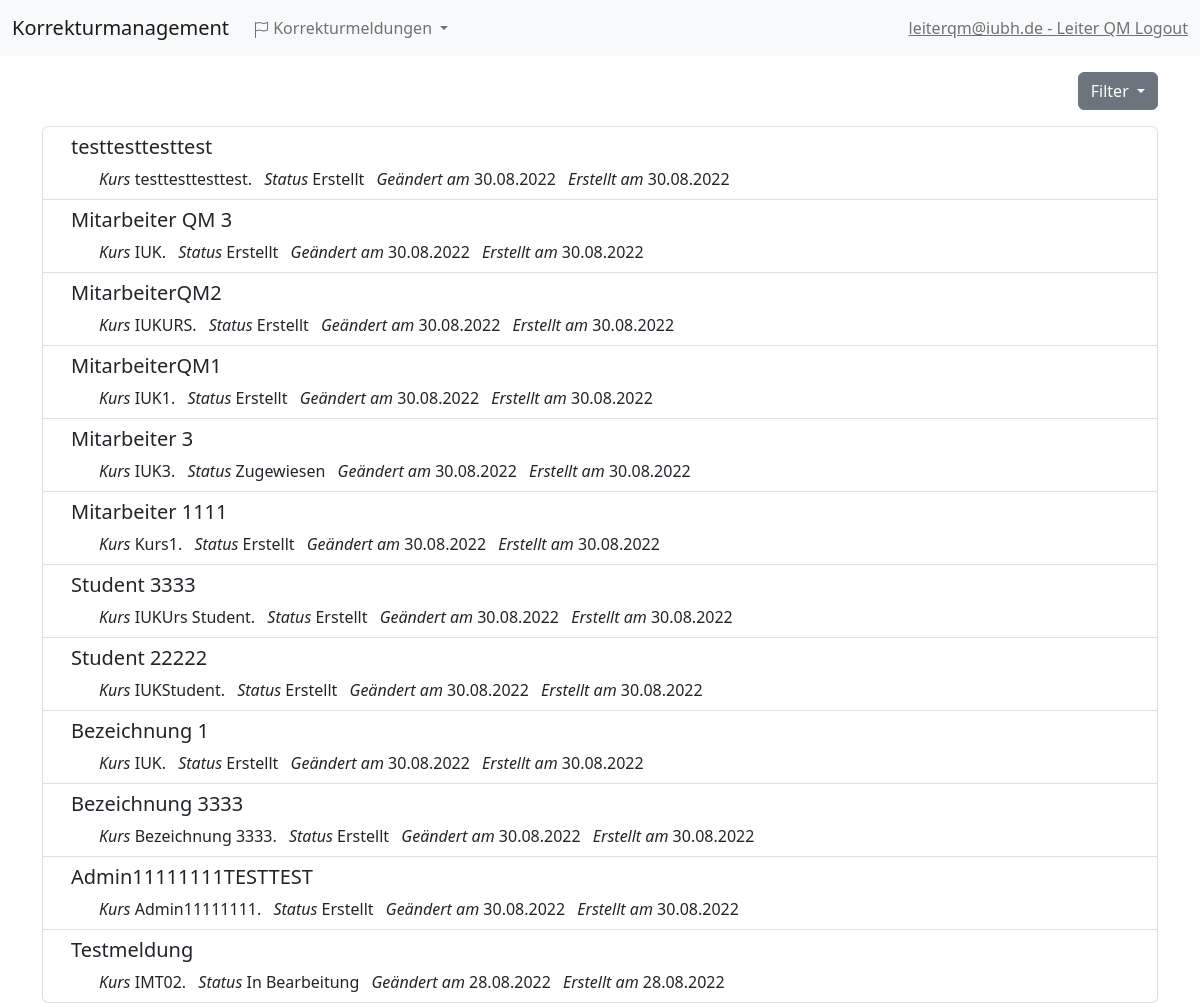
/reports/ (signed in), run on an earlier commit of the app's database.
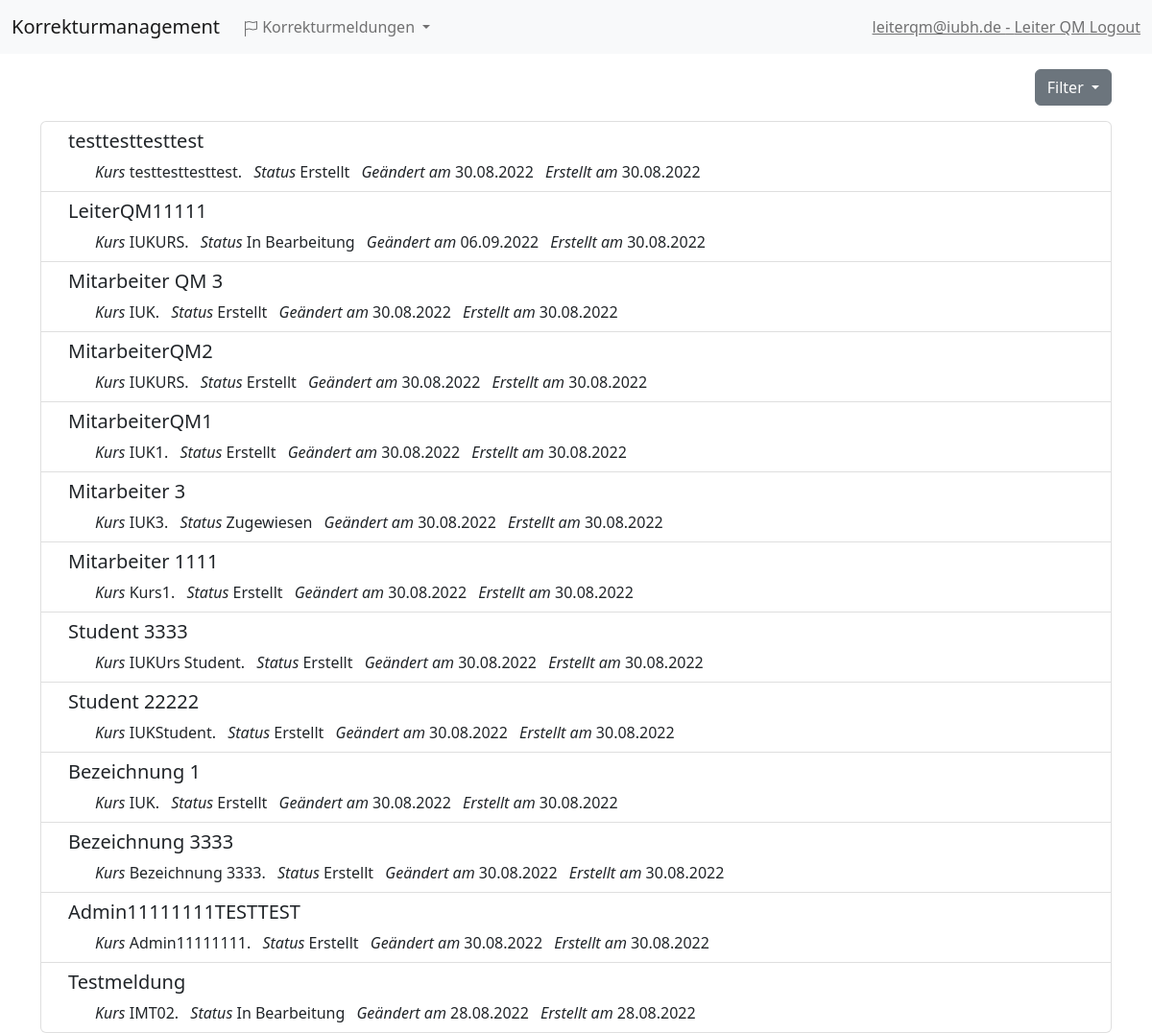
And on a later commit of the database.
### reporting_system/models.py (models this page shows, shortened)
class CorrectionReport(models.Model):
    class DocumentType(models.TextChoices):
        SCRIPT = 1, _('Skript')
        LITERATURE = 2, _('Literaturliste')
        ONLINE_TESTS = 3, _('Online Tests')
        EVALUATION = 4, _('Kursevaluation')
        EXAM = 5, _('Musterklausur')
        EXAM_SOLUTIONS = 6, _('Musterlösung')
        SLIDE_SET = 7, _('Foliensätze für Präsenzstudium')
        PODCAST = 8, _('Podcast')
        PRESENTATION = 9, _('Präsentation')
        INTERACTIVE_LECTURE = 10, _('Interaktive Lehrveranstaltung')
        TUTORIAL = 11, _('Tutorium')
        TUTORIAL_DOCUMENTS = 12, _('Dokumente Tutorium')
        REPETITORIUM = 13, _('Repetitorium')
        LEARNING_SPRINT = 14, _('Learning Sprint')
        WORKBOOK = 15, _('Workbook Aufgaben')
        BOOTCAMP = 16, _('Bootcamp')
        SHORTCAST = 17, _('Shortcast')
        LIVE_TUTORIAL = 18, _('Live-Tutorial')
        TASK = 19, _('Aufgabenstellung: Schriftliche Ausarbeitung')
        GALLERY = 20, _('Videogalerie')
        PRE_ASSESSMENT = 21, _('Pre-Assessment')
        OTHER = 22, _('Sonstige Dokumente')
    class ReportType(models.TextChoices):
        MISTAKE = 1, _('Fehler')
        CORRECTION = 2, _('Verbesserung')
        MISSPELLING = 3, _('Rechtschreibfehler')
    class ReportStatus(models.TextChoices):
        REPORTED = 1, _('Erstellt')
        ASSIGNED = 2, _('Zugewiesen')
        REJECTED = 3, _('Abgelehnt')
        IN_PROCESS = 4, _('In Bearbeitung')
        WAIT_FOR_FEEDBACK = 5, _('Warten auf Rückmeldung')
        COMPLETED = 6, _('Abgeschlossen')
        CHECKED = 7, _('Geprüft')
    title = models.CharField("Bezeichnung", max_length=254, blank=False, error_messages={
        'required': 'Bitte vergebe für deine Korrekturmeldung eine Bezeichnung.',
        'max_length': 'Die Bezeichnung darf maximal 254 Zeichen lang sein.'
    }, validators=[MinLengthValidator(10, message='Die Bezeichnung muss mindestens 10 Zeichen lang sein')])
    description = models.TextField("Beschreibung", blank=False)
    created_by = models.ForeignKey(settings.AUTH_USER_MODEL, on_delete=models.CASCADE, blank=True)
    assigned_to = models.ForeignKey(settings.AUTH_USER_MODEL, on_delete=models.CASCADE, blank=True, null=True, related_name="assignee")
    qm_manager = models.ForeignKey(settings.AUTH_USER_MODEL, on_delete=models.CASCADE, blank=True, null=True, related_name="qm_manager")
    created_at = models.DateTimeField(auto_now_add=True)
    assigned_at = models.DateTimeField(default=None, blank=True, null=True)
    edited_at = models.DateTimeField(auto_now=True)
    file_name = models.CharField("Dateiname", max_length=254, blank=True, null=True, error_messages={
        'max_length': 'Der Dateiname darf maximal 254 Zeichen lang sein.'
    }, validators=[MinLengthValidator(10, message='Der Dateiname muss mindestens 10 Zeichen lang sein.')])
    file = models.FileField("Datei", upload_to='%Y/%m/%d', blank=True, null=True)
    course = models.CharField("IU Kursbezeichnung", max_length=255, blank=False, error_messages={
        'max_length': 'Die IU Kursbezeichnung darf maximal 255 Zeichen lang sein.'
    })
    comment = models.TextField("Ablehnungs Grund", blank=True, null=True)
    report_status = models.CharField("Status der Korrekturmeldung", max_length=255, choices=ReportStatus.choices,
                                     default=ReportStatus.REPORTED, null=True, blank=True)
    report_type = models.CharField("Art der Korrekturmeldung", max_length=255, choices=ReportType.choices,
                                   default=ReportType.CORRECTION, null=True)
    document_type = models.CharField("Lehrmaterial", max_length=255, choices=DocumentType.choices,
                                     default=DocumentType.SCRIPT)

### reporting_system/views.py (the view)
# urls.py: path("", views.reports_all_view, name="reports"),
def reports_all_view(request):
    status_filter = request.GET.get('status_filter', 'open')
    ctx = {
        'reports': get_reports_role_based(request.user, request.role, status_filter),
    }
    return render(request, "reports.html", ctx)

### reporting_system/views.py (called while the page is built)
def get_reports_role_based(user, role, filter):
    filters = {
        'open': [1, 2, 4, 5, 7],
        'all': [1, 2, 3, 4, 5, 6, 7],
    }
    if role == 'Student':
        return CorrectionReport.objects.filter(created_by=user, report_status__in=filters[filter]).order_by(
            '-edited_at')
    if role == 'Mitarbeiter IU':
        return CorrectionReport.objects.filter(Q(assigned_to=user) | Q(created_by=user), report_status__in=filters[filter]).order_by(
            '-edited_at')
    if role == 'Leiter QM' or role == 'Mitarbeiter QM':
        return CorrectionReport.objects.filter(report_status__in=filters[filter]).order_by('-created_at')

### reporting_system/templates/reports.html (shortened to what this page needs)
{% extends 'base/base.html' %}
{% load static %}
{% block body %}
<div class="dropdown mb-3 d-flex justify-content-end">
    <button class="btn btn-secondary dropdown-toggle" type="button" data-bs-toggle="dropdown" aria-expanded="false">
        Filter
    </button>
</div>
{% if reports|length == 0 %}
<div class="alert alert-info" role="alert">
    Keine Meldungen vorhanden.
</div>
{% else %}
<ul class="list-group">
    {% for report in reports %}
    <li class="list-group-item">
        <a href="{% url 'reports_detail' report.id %}" class="navbar-text" style="text-decoration: none ;">
            <div class="container">
                <div class="row">
                    <div class="col">
                        <h5>{{report.title}}</h5>
                    </div>
                </div>
                <div class="row ms-3">
                    <div class="col">
                        <ul class="list-inline">
                            <li class="list-inline-item"> <i>Kurs</i> {{report.course}}.</li>
                            <li class="list-inline-item"> <i>Status</i> {{report.get_report_status_display}}</li>
                            <li class="list-inline-item"> <i>Geändert am</i> {{report.edited_at|date:"d.m.Y"}}</li>
                            <li class="list-inline-item"> <i>Erstellt am</i> {{report.created_at|date:"d.m.Y"}}</li>
                        </ul>
                    </div>
                </div>
            </div>
        </a>
    </li>
    {% endfor %}
</ul>
{% endif %}
{% endblock %}

What changed in the data, as far as the page shows it:
now on this page (row edited): CorrectionReport: title "LeiterQM11111", course "IUKURS", report_status "In Bearbeitung", edited_at "06.09.2022", created_at "30.08.2022"
